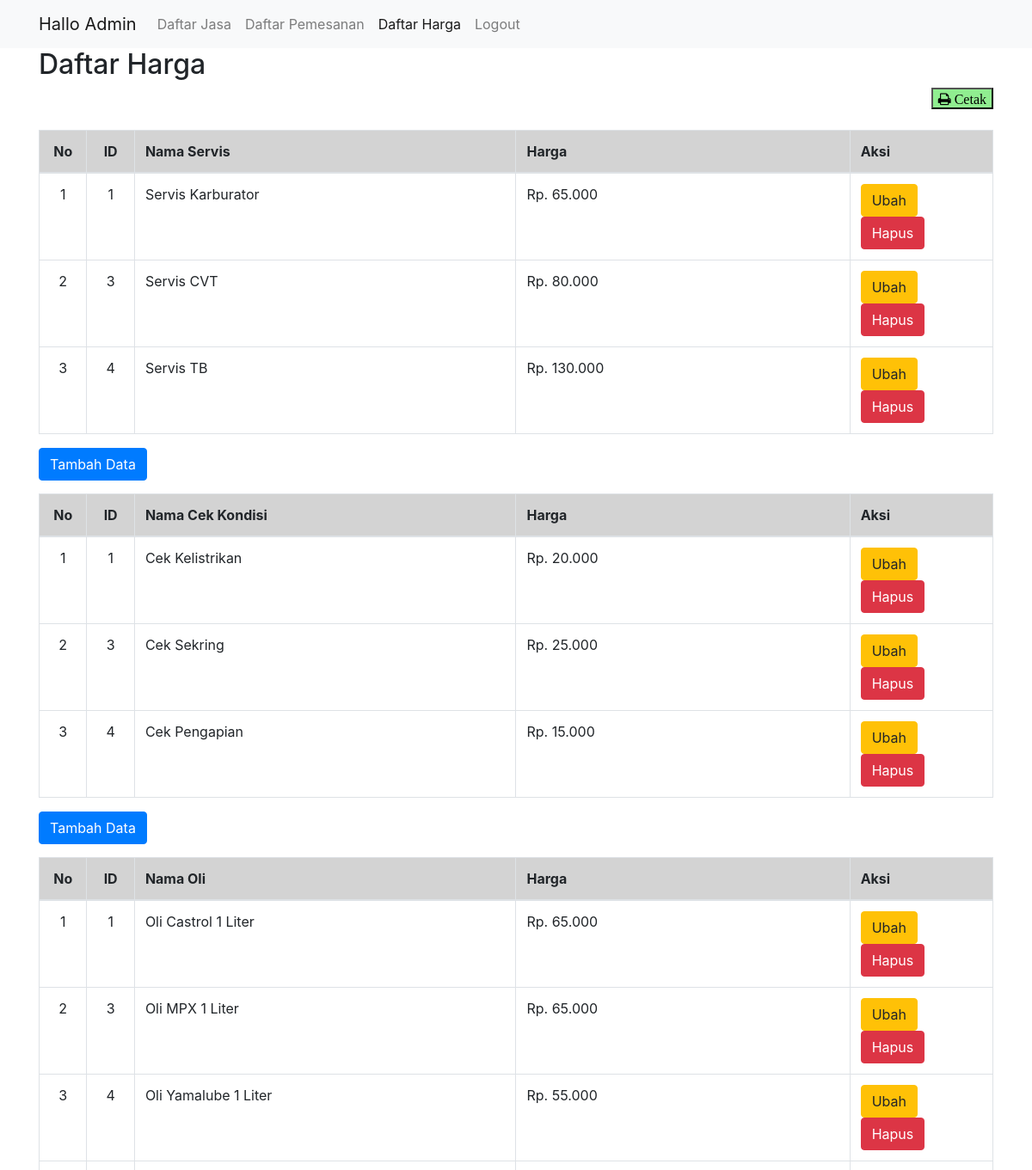
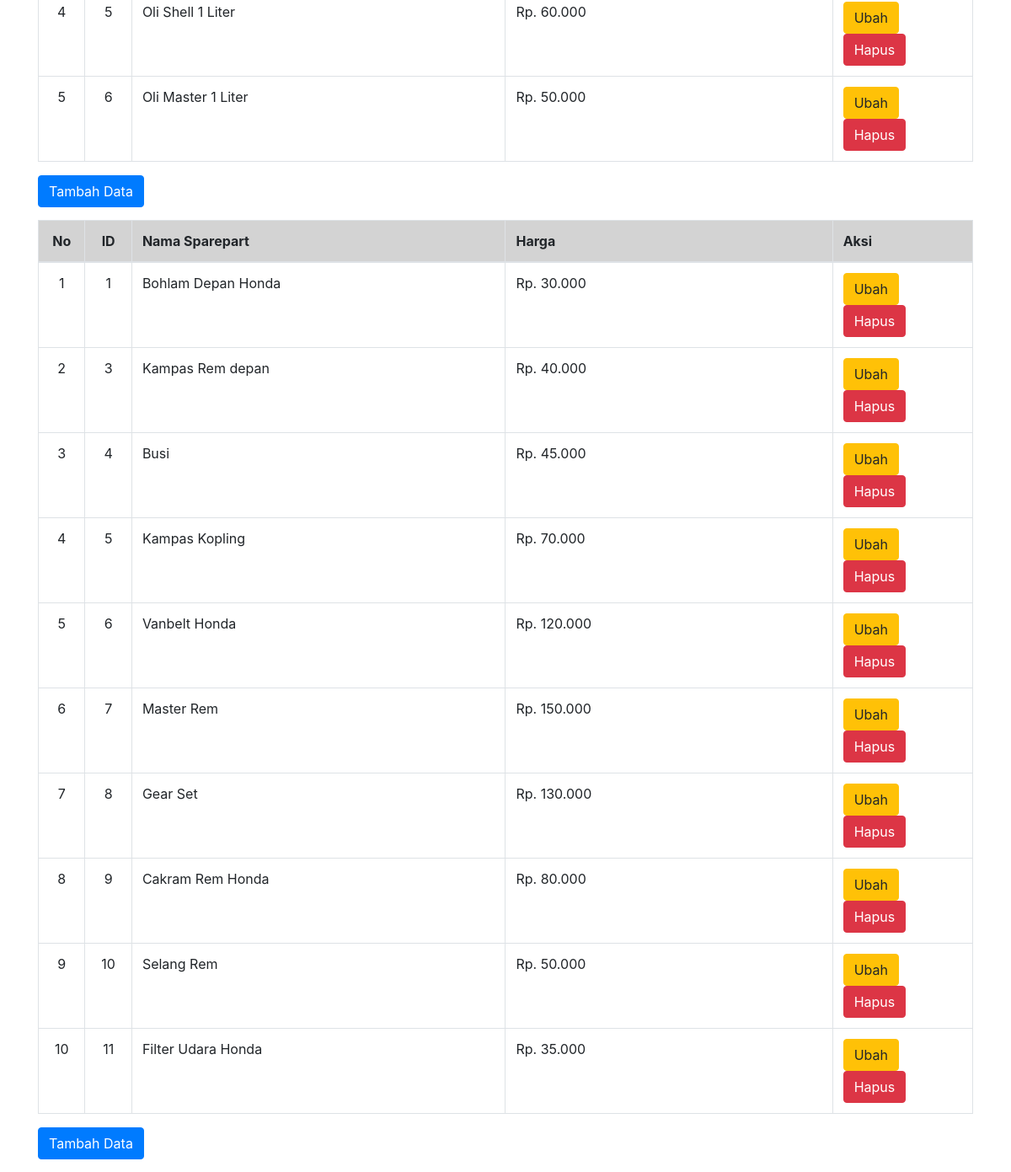
The page /admin/daftarharga.php on the database its author committed (2 pictures, top to bottom).
### tables this page shows
CREATE TABLE `servis` (
  `id_servis` int(3) NOT NULL,
  `nama_servis` varchar(50) DEFAULT NULL,
  `harga_servis` int(6) DEFAULT NULL
);

CREATE TABLE `cek` (
  `id_cek` int(3) NOT NULL,
  `nama_cek` varchar(50) DEFAULT NULL,
  `harga_cek` int(6) DEFAULT NULL
);

CREATE TABLE `oli` (
  `id_oli` int(3) NOT NULL,
  `nama_oli` varchar(50) DEFAULT NULL,
  `harga_oli` int(6) DEFAULT NULL
);

CREATE TABLE `sparepart` (
  `id_sparepart` int(3) NOT NULL,
  `nama_sparepart` varchar(50) DEFAULT NULL,
  `harga_sparepart` int(6) DEFAULT NULL
);

### admin/daftarharga.php (the view, shortened to what this page needs)
<?php
$koneksi = new mysqli("localhost", "root", "", "mservis");
$ambil = $koneksi->query("SELECT * FROM servis");
$ambil1 = $koneksi->query("SELECT * FROM cek");
$ambil2 = $koneksi->query("SELECT * FROM oli");
$ambil3 = $koneksi->query("SELECT * FROM sparepart");
?>
<!doctype html>
<html lang="en">
<head>
    <link rel="stylesheet" href="https://maxcdn.bootstrapcdn.com/bootstrap/4.0.0/css/bootstrap.min.css"
>
    <link rel="stylesheet" href="https://cdnjs.cloudflare.com/ajax/libs/font-awesome/4.7.0/css/font-awesome.min.css">
</head>
<body>
    <nav class="navbar navbar-expand-lg navbar-light bg-light">
        <div class="container">
            <a class="navbar-brand" href="index.php">Hallo Admin</a>
            <div class="collapse navbar-collapse" id="navbarNavAltMarkup">
                <div class="navbar-nav">
                    <a class="nav-item nav-link" href="index.php">Daftar Jasa <span class="sr-only">(current)</span></a>
                    <a class="nav-item nav-link" href="daftarpemesanan.php">Daftar Pemesanan</a>
                    <a class="nav-item nav-link active" href="#">Daftar Harga</a>
                    <a class="nav-item nav-link" href="logoutadmin.php">Logout</a>
                </div>
            </div>
        </div>
    </nav>
    <div class="container con-admin">
        <h2 class="hide-on-print"> Daftar Harga</h2>
        <form action="" method="GET" class="hide-on-print" style="text-align: right;">
            <button type="button" class="fa fa-print" style="background-color: lightgreen; height: 25px;"
                onclick="cetakPDF()"> Cetak</button>
        </form>
        <br>
        <table class="table table-bordered">
            <thead style="background-color: lightgray;">
                <tr>
                    <th style="width: 5%; text-align:center;">No</th>
                    <th style="width: 5%; text-align:center;">ID</th>
                    <th style="width: 40%;">Nama Servis</th>
                    <th style="width: 35%;">Harga</th>
                    <th style="width: 15%;" class="hide-on-print">Aksi</th>
                </tr>
            </thead>
            <tbody>
                <?php $nomor = 1; ?>
                <?php while ($pecah = $ambil->fetch_assoc()) {
                    ; ?>
                    <?php if (!empty($pecah['nama_servis'])) { ?>
                        <tr>
                            <td style="text-align:center">
                                <?php echo $nomor; ?>
                            </td>
                            <td style="text-align:center">
                                <?php echo $pecah['id_servis']; ?>
                            </td>
                            <td>
                                <?php echo $pecah['nama_servis']; ?>
                            </td>
                            <td>Rp.
                                <?php echo number_format($pecah['harga_servis'], 0, ',', '.'); ?>
                            </td>
                            <td class="hide-on-print">
                                <a href="editservis.php?id=<?php echo $pecah['id_servis']; ?>"
                                    class="btn btn-warning">Ubah</a>
                                <a href="hapusjasaservis.php?id=<?php echo $pecah['id_servis'] ?>"
                                    class="btn btn-danger">Hapus</a>
                            </td>
                        </tr>
                        <?php $nomor++; ?>
                    <?php } ?>
                <?php } ?>
            </tbody>
        </table>
        <a href="tambahservis.php" class="btn btn-primary hide-on-print" style="margin-bottom: 15px">Tambah Data</a>
        <table class="table table-bordered">
            <thead style="background-color: lightgray;">
                <tr>
                    <th style="width: 5%; text-align:center;">No</th>
                    <th style="width: 5%; text-align:center;">ID</th>
                    <th style="width: 40%;">Nama Cek Kondisi</th>
                    <th style="width: 35%;">Harga</th>
                    <th style="width: 15%;" class="hide-on-print">Aksi</th>
                </tr>
            </thead>
            <tbody>
                <?php $nomor = 1; ?>
                <?php while ($pecah1 = $ambil1->fetch_assoc()) {
                    ; ?>
                    <?php if (!empty($pecah1['nama_cek'])) { ?>
                        <tr>
                            <td style="text-align:center">
                                <?php echo $nomor; ?>
                            </td>
                            <td style="text-align:center">
                                <?php echo $pecah1['id_cek']; ?>
                            </td>
                            <td>
                                <?php echo $pecah1['nama_cek']; ?>
                            </td>
                            <td>Rp.
                                <?php echo number_format($pecah1['harga_cek'], 0, ',', '.'); ?>
                            </td>
                            <td class="hide-on-print">
                                <a href="editcek.php?id=<?php echo $pecah1['id_cek']; ?>" class="btn btn-warning">Ubah</a>
                                <a href="#" class="btn btn-danger"
                                    onclick="confirmDelete('<?php echo $pecah1['id_cek']; ?>')">Hapus</a>
                            </td>
                        </tr>
                        <?php $nomor++; ?>
                    <?php } ?>
                <?php } ?>
            </tbody>
        </table>
        <a href="tambahcek.php" class="btn btn-primary hide-on-print" style="margin-bottom: 15px">Tambah Data</a>
        <table class="table table-bordered">
            <thead style="background-color: lightgray;">
                <tr>
                    <th style="width: 5%; text-align:center;">No</th>
                    <th style="width: 5%; text-align:center;">ID</th>
                    <th style="width: 40%;">Nama Oli</th>
                    <th style="width: 35%;">Harga</th>
                    <th style="width: 15%;" class="hide-on-print">Aksi</th>
                </tr>
            </thead>
            <tbody>
                <?php $nomor = 1; ?>
                <?php while ($pecah2 = $ambil2->fetch_assoc()) {
                    ; ?>
                    <?php if (!empty($pecah2['nama_oli'])) { ?>
                        <tr>
                            <td style="text-align:center">
                                <?php echo $nomor; ?>
                            </td>
                            <td style="text-align:center">
                                <?php echo $pecah2['id_oli']; ?>
                            </td>
                            <td>
                                <?php echo $pecah2['nama_oli']; ?>
                            </td>
                            <td>Rp.
                                <?php echo number_format($pecah2['harga_oli'], 0, ',', '.'); ?>
                            </td>
                            <td class="hide-on-print">
                                <a href="editoli.php?id=<?php echo $pecah2['id_oli']; ?>" class="btn btn-warning">Ubah</a>
                                <a href="hapusjasaoli.php?id=<?php echo $pecah2['id_oli'] ?>" class="btn btn-danger">Hapus</a>
                            </td>
                        </tr>
                        <?php $nomor++; ?>
                    <?php } ?>
                <?php } ?>
            </tbody>
        </table>
        <a href="tambaholi.php" class="btn btn-primary hide-on-print" style="margin-bottom: 15px">Tambah Data</a>
        <table class="table table-bordered">
            <thead style="background-color: lightgray;">
                <tr>
                    <th style="width: 5%; text-align:center;">No</th>
                    <th style="width: 5%; text-align:center;">ID</th>
                    <th style="width: 40%;">Nama Sparepart</th>
                    <th style="width: 35%;">Harga</th>
                    <th style="width: 15%;" class="hide-on-print">Aksi</th>
                </tr>
            </thead>
            <tbody>
                <?php $nomor = 1; ?>
                <?php while ($pecah3 = $ambil3->fetch_assoc()) {
                    ; ?>
                    <?php if (!empty($pecah3['nama_sparepart'])) { ?>
                        <tr>
                            <td style="text-align:center">
                                <?php echo $nomor; ?>
                            </td>
                            <td style="text-align:center">
                                <?php echo $pecah3['id_sparepart']; ?>
                            </td>
                            <td>
                                <?php echo $pecah3['nama_sparepart']; ?>
                            </td>
                            <td>Rp.
                                <?php echo number_format($pecah3['harga_sparepart'], 0, ',', '.'); ?>
                            </td>
                            <td class="hide-on-print">
                                <a href="editspare.php?id=<?php echo $pecah3['id_sparepart']; ?>"
                                    class="btn btn-warning">Ubah</a>
                                <a href="hapusjasaspare.php?id=<?php echo $pecah3['id_sparepart'] ?>"
                                    class="btn btn-danger">Hapus</a>
                            </td>
                        </tr>
                        <?php $nomor++; ?>
                    <?php } ?>
                <?php } ?>
            </tbody>
        </table>
        <a href="tambahspare.php" class="btn btn-primary hide-on-print" style="margin-bottom: 15px">Tambah Data</a>
    </div>
</body>
</html>

### rows shown on the page
servis: id_servis "1", nama_servis "Servis Karburator", harga_servis "65.000"
servis: id_servis "3", nama_servis "Servis CVT", harga_servis "80.000"
servis: id_servis "4", nama_servis "Servis TB", harga_servis "130.000"
cek: id_cek "1", nama_cek "Cek Kelistrikan", harga_cek "20.000"
cek: id_cek "3", nama_cek "Cek Sekring", harga_cek "25.000"
cek: id_cek "4", nama_cek "Cek Pengapian", harga_cek "15.000"
oli: id_oli "1", nama_oli "Oli Castrol 1 Liter", harga_oli "65.000"
oli: id_oli "3", nama_oli "Oli MPX 1 Liter", harga_oli "65.000"
oli: id_oli "4", nama_oli "Oli Yamalube 1 Liter", harga_oli "55.000"
oli: id_oli "5", nama_oli "Oli Shell 1 Liter", harga_oli "60.000"
oli: id_oli "6", nama_oli "Oli Master 1 Liter", harga_oli "50.000"
sparepart: id_sparepart "1", nama_sparepart "Bohlam Depan Honda", harga_sparepart "30.000"
sparepart: id_sparepart "3", nama_sparepart "Kampas Rem depan", harga_sparepart "40.000"
sparepart: id_sparepart "4", nama_sparepart "Busi", harga_sparepart "45.000"
sparepart: id_sparepart "5", nama_sparepart "Kampas Kopling", harga_sparepart "70.000"
sparepart: id_sparepart "6", nama_sparepart "Vanbelt Honda", harga_sparepart "120.000"
sparepart: id_sparepart "7", nama_sparepart "Master Rem", harga_sparepart "150.000"
sparepart: id_sparepart "8", nama_sparepart "Gear Set", harga_sparepart "130.000"
sparepart: id_sparepart "9", nama_sparepart "Cakram Rem Honda", harga_sparepart "80.000"
sparepart: id_sparepart "10", nama_sparepart "Selang Rem", harga_sparepart "50.000"
sparepart: id_sparepart "11", nama_sparepart "Filter Udara Honda", harga_sparepart "35.000"
